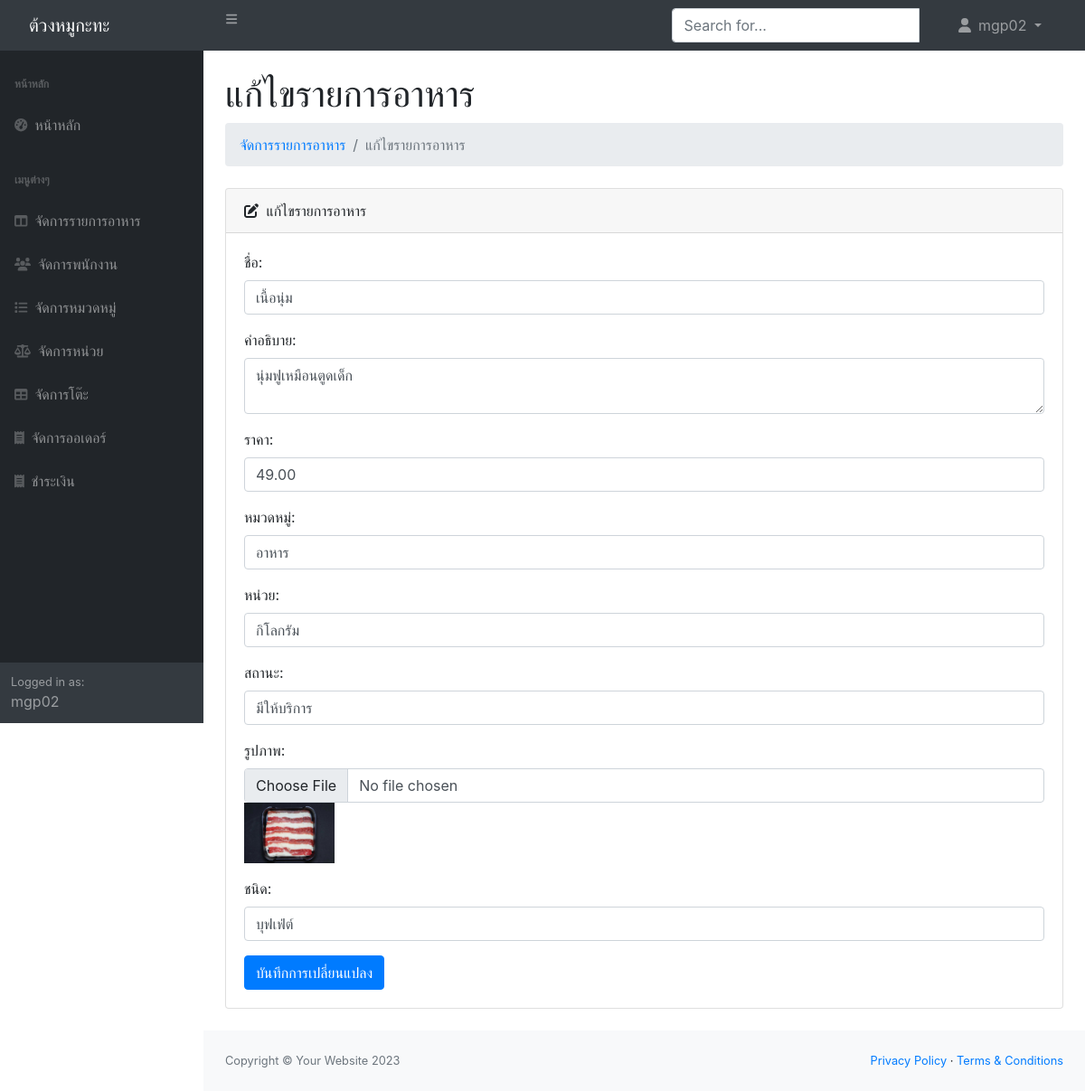
Page /edit_menu_item.php?id=7 (signed in) on the committed database.
### tables this page shows
CREATE TABLE `menuitems` (
  `item_id` int(11) NOT NULL,
  `category_id` int(11) NOT NULL,
  `name` varchar(100) NOT NULL,
  `description` text NOT NULL,
  `price` decimal(10,2) NOT NULL,
  `image_path` varchar(255) NOT NULL,
  `status` int(1) NOT NULL,
  `unit_id` int(11) NOT NULL,
  `order_type` int(1) NOT NULL
);

### edit_menu_item.php (the view, shortened to what this page needs)
<?php
include 'includes/db_connect.php';
$item_id = $_GET['id'];
$sql = "SELECT * FROM menuitems WHERE item_id = $item_id";
$result = $conn->query($sql);
$menu_item = $result->fetch_assoc();
?>
<!DOCTYPE html>
<html lang="en">
<head>
    <link href="https://cdn.jsdelivr.net/npm/simple-datatables@7.1.2/dist/style.min.css" rel="stylesheet" />
    <link href="css/styles.css" rel="stylesheet" />
    <link rel="stylesheet" href="https://maxcdn.bootstrapcdn.com/bootstrap/4.5.2/css/bootstrap.min.css">
</head>
<body class="sb-nav-fixed">
    <nav class="sb-topnav navbar navbar-expand navbar-dark bg-dark">
        <a class="navbar-brand ps-3" href="index.php">ต้วงหมูกะทะ</a>
        <button class="btn btn-link btn-sm order-1 order-lg-0 me-4 me-lg-0" id="sidebarToggle" href="#!"><i class="fas fa-bars"></i></button>
        <form method="GET" class="d-none d-md-inline-block form-inline ms-auto me-0 me-md-3 my-2 my-md-0">
            <div class="d-flex ms-auto me-0 me-md-3 my-2 my-md-0 input-group">
                <input list="menuitems" name="query" class="form-control" placeholder="Search for..." aria-label="Search for..." aria-describedby="btnNavbarSearch" />
            </div>
        </form>
        <ul class="navbar-nav ms-auto ms-md-0 me-3 me-lg-4">
            <li class="nav-item dropdown">
                <a class="nav-link dropdown-toggle" id="navbarDropdown" href="#" role="button" data-bs-toggle="dropdown" aria-expanded="false">
                    <i class="fas fa-user fa-fw"></i>
                    <?php if (isset($_SESSION['username'])) : ?>
                        <?php echo $_SESSION['username']; ?>
                    <?php else : ?>
                        Guest
                    <?php endif; ?>
                </a>
            </li>
        </ul>
    </nav>
    <div id="layoutSidenav">
        <div id="layoutSidenav_nav">
            <nav class="sb-sidenav accordion sb-sidenav-dark" id="sidenavAccordion">
                <div class="sb-sidenav-menu">
                    <div class="nav">
                        <div class="sb-sidenav-menu-heading">หน้าหลัก</div>
                        <a class="nav-link" href="index.php">
                            <div class="sb-nav-link-icon"><i class="fas fa-tachometer-alt"></i></div>
                            หน้าหลัก
                        </a>
                        <div class="sb-sidenav-menu-heading">เมนูต่างๆ</div>
                        <a class="nav-link" href="manage_menu.php">
                            <div class="sb-nav-link-icon"><i class="fas fa-columns"></i></div>
                            จัดการรายการอาหาร
                        </a>
                        <a class="nav-link" href="manage_employees.php">
                            <div class="sb-nav-link-icon"><i class="fas fa-users"></i></div>
                            จัดการพนักงาน
                        </a>
                        <a class="nav-link" href="category.php">
                            <div class="sb-nav-link-icon"><i class="fas fas fa-list"></i></div>
                            จัดการหมวดหมู่
                        </a>
                        <a class="nav-link" href="unit.php">
                            <div class="sb-nav-link-icon"><i class="fas fa-balance-scale"></i></div>
                            จัดการหน่วย
                        </a>
                        <a class="nav-link" href="manage_tables.php">
                            <div class="sb-nav-link-icon"><i class="fas fa-table"></i></div>
                            จัดการโต๊ะ
                        </a>
                        <a class="nav-link" href="manage_orders.php">
                            <div class="sb-nav-link-icon"><i class="fas fa-receipt"></i></div>
                            จัดการออเดอร์
                        </a>
                        <a class="nav-link" href="cashier.php">
                            <div class="sb-nav-link-icon"><i class="fas fa-receipt"></i></div>
                            ชำระเงิน
                        </a>
                    </div>
                </div>
                <div class="sb-sidenav-footer">
                    <div class="small">Logged in as:</div>
                    <?php if (isset($_SESSION['username'])) : ?>
                        <?php echo $_SESSION['username']; ?>
                    <?php else : ?>
                        Guest
                    <?php endif; ?>
                </div>
            </nav>
        </div>
        <div id="layoutSidenav_content">
            <main>
                <div class="container-fluid px-4">
                    <h1 class="mt-4">แก้ไขรายการอาหาร</h1>
                    <ol class="breadcrumb mb-4">
                        <li class="breadcrumb-item"><a href="manage_menu.php">จัดการรายการอาหาร</a></li>
                        <li class="breadcrumb-item active">แก้ไขรายการอาหาร</li>
                    </ol>
                    <div class="card mb-4">
                        <div class="card-header">
                            <i class="fas fa-edit me-1"></i>
                            แก้ไขรายการอาหาร
                        </div>
                        <div class="card-body">
                            <form action="edit_menu_item.php?id=<?php echo $item_id; ?>" method="post" enctype="multipart/form-data">
                                <div class="form-group mb-3">
                                    <label for="name">ชื่อ:</label>
                                    <input type="text" class="form-control" id="name" name="name" value="<?php echo $menu_item['name']; ?>" required>
                                </div>
                                <div class="form-group mb-3">
                                    <label for="description">คำอธิบาย:</label>
                                    <textarea class="form-control" id="description" name="description" required><?php echo $menu_item['description']; ?></textarea>
                                </div>
                                <div class="form-group mb-3">
                                    <label for="price">ราคา:</label>
                                    <input type="number" step="0.01" class="form-control" id="price" name="price" value="<?php echo $menu_item['price']; ?>" required>
                                </div>
                                <div class="form-group mb-3">
                                    <label for="category_id">หมวดหมู่:</label>
                                    <select class="form-control" id="category_id" name="category_id" required>
                                        <option value="1" <?php echo ($menu_item['category_id'] == 1) ? 'selected' : ''; ?>>อาหาร</option>
                                    </select>
                                </div>
                                <div class="form-group mb-3">
                                    <label for="unit_id">หน่วย:</label>
                                    <select class="form-control" id="unit_id" name="unit_id" required>
                                        <option value="1" <?php echo ($menu_item['unit_id'] == 1) ? 'selected' : ''; ?>>กิโลกรัม</option>
                                    </select>
                                </div>
                                <div class="form-group mb-3">
                                    <label for="status">สถานะ:</label>
                                    <select class="form-control" id="status" name="status" required>
                                        <option value="1" <?php echo ($menu_item['status'] == 1) ? 'selected' : ''; ?>>มีให้บริการ</option>
                                    </select>
                                </div>
                                <div class="form-group mb-3">
                                    <label for="image">รูปภาพ:</label>
                                    <input type="file" class="form-control" id="image" name="image">
                                    <?php if ($menu_item['image_path']) { ?>
                                        <img src="<?php echo $menu_item['image_path']; ?>" alt="รูปภาพรายการอาหาร" style="width: 100px; height: auto;">
                                    <?php } ?>
                                </div>
                                <div class="form-group mb-3">
                                    <label for="order_type">ชนิด:</label>
                                    <select class="form-control" id="order_type" name="order_type" required>
                                        <option value="1" <?php echo ($menu_item['order_type'] == 1) ? 'selected' : ''; ?>>บุฟเฟ่ต์</option>
                                    </select>
                                </div>
                                <button type="submit" class="btn btn-primary">บันทึกการเปลี่ยนแปลง</button>
                            </form>
                        </div>
                    </div>
                </div>
            </main>
            <footer class="py-4 bg-light mt-auto">
                <div class="container-fluid px-4">
                    <div class="d-flex align-items-center justify-content-between small">
                        <div class="text-muted">Copyright &copy; Your Website 2023</div>
                        <div>
                            <a href="#">Privacy Policy</a>
                            &middot;
                            <a href="#">Terms &amp; Conditions</a>
                        </div>
                    </div>
                </div>
            </footer>
        </div>
    </div>
</body>
</html>

### rows in the picture
menuitems: name "เนื้อนุ่ม", description "นุ่มฟูเหมือนตูดเด็ก", price "49.00", category_id "อาหาร", unit_id "กิโลกรัม", status "มีให้บริการ", image_path (picture), order_type "บุฟเฟ่ต์"

### other values in the picture
$_SESSION['username'] "mgp02"
